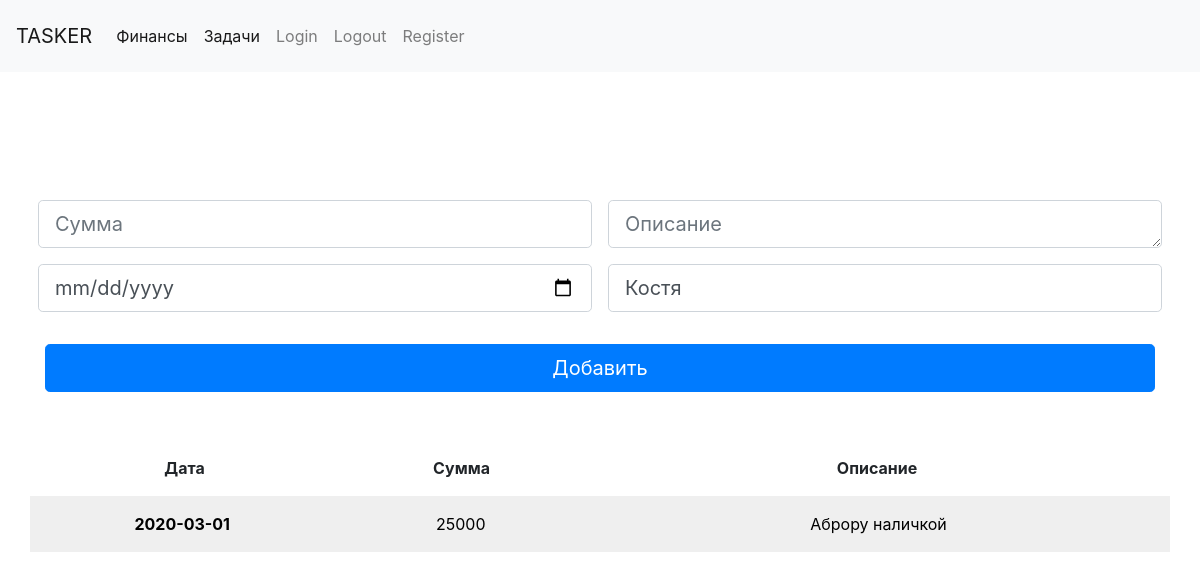
Page / (signed in) on the earlier database version.
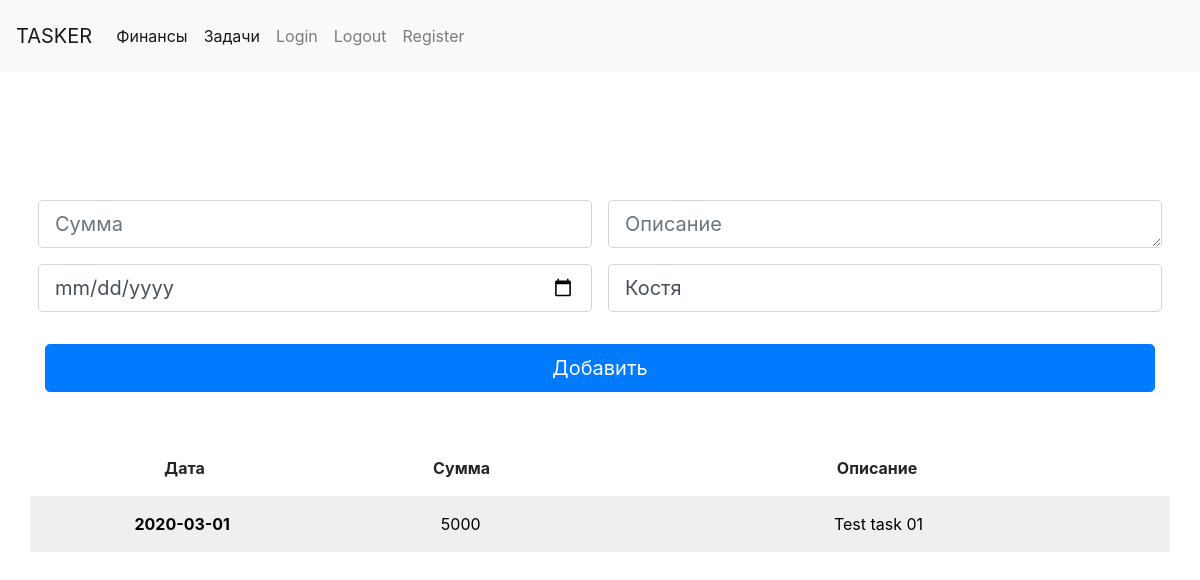
Same page on the later database version.
### models.py (models this page shows)
class Post(db.Model):
    __tablename__ = 'posts'
    id = db.Column(db.Integer, primary_key=True)
    amount = db.Column(db.String(80), unique=False)
    description = db.Column(db.String(500))
    user_name = db.Column(db.String(100))
    company_id = db.Column(db.String(100))
    date = db.Column(db.String(100))

### app.py (the view, shortened to what this page needs)
@app.route('/blog', methods=['POST', 'GET'])
@app.route('/', methods=['POST', 'GET'])
@login_required
def blog():
    if not current_user.is_authenticated:
        return redirect('/company_register')
    company_id = current_user.company_id
    user_name = current_user.user_name
    posts = db.session.query(Post).filter_by(company_id=company_id).all()
    print(posts)
    return render_template('blog.html', posts=posts, user_name=user_name)

### models.py (called while the page is built)
@login.user_loader
def load_user(id):
    return UserModel.query.get(int(id))

### templates/blog.html (shortened to what this page needs)
{% extends 'base.html' %}
{% block content %}
<main>
    <div class="py-5 text-center">
    </div>
    <div class="row g-5">
        <div class="col-xs-12 col-sm-12 col-md-12 col-lg-12">
            <form class="needs-validation" action="{{url_for('blog')}}" method="post" novalidate>
                <div class="row">
                    <div class="col-xs-12  col-sm-12 col-lg-6 p-2">
                        <input autofocus type="number" class="form-control form-control-lg" id="amount"
                               name="amount"
                               placeholder="Сумма" value=""
                               required>
                    </div>
                    <div class="col-xs-12 col-sm-12 col-lg-6 p-2">
                            <textarea class="form-control form-control-lg" rows="1" cols="45"
                                      id="description" name="description"
                                      placeholder="Описание"
                                      required></textarea>
                    </div>
                    <div class="col-xs-12 col-sm-12 col-lg-6 p-2">
                        <input type="date" class="form-control form-control-lg" id="date" name="date"
                               placeholder="Дата"
                               value="" required>
                    </div>
                    <div class="col-xs-12 col-sm-12 col-lg-6 p-2">
                        <input type="text" class="form-control form-control-lg" id="who" name="user_name"
                               placeholder="Имя"
                               value="{{user_name}}" required>
                    </div>
                </div>
                <button class="w-100 btn btn-primary btn-lg" type="submit">Добавить</button>
            </form>
            <br>
            <br>
            <div class="row p-3">
                <div class="col">
                    <b>Дата</b>
                </div>
                <div class="col">
                    <b>Сумма</b>
                </div>
                <div class="col-6">
                    <b>Описание</b>
                </div>
            </div>
            {% for p in posts %}
            <div class="row-striped row">
                <a href={{url_for('post_edit', id=p.id)}}>
                    <div class="d_hover row p-3">
                        <div class="col">
                            <b>{{p.date}}</b>
                        </div>
                        <div class="col">
                            {{p.amount}}
                        </div>
                        <div class="col-6">
                            {{p.description}}
                        </div>
                    </div>
                </a>
            </div>
            {% endfor %}
        </div>
    </div>
</main>
{% endblock %}

Differences in the rows shown:
changed Post: amount "25000" → "5000"; description "Аброру наличкой" → "Test task 01"
